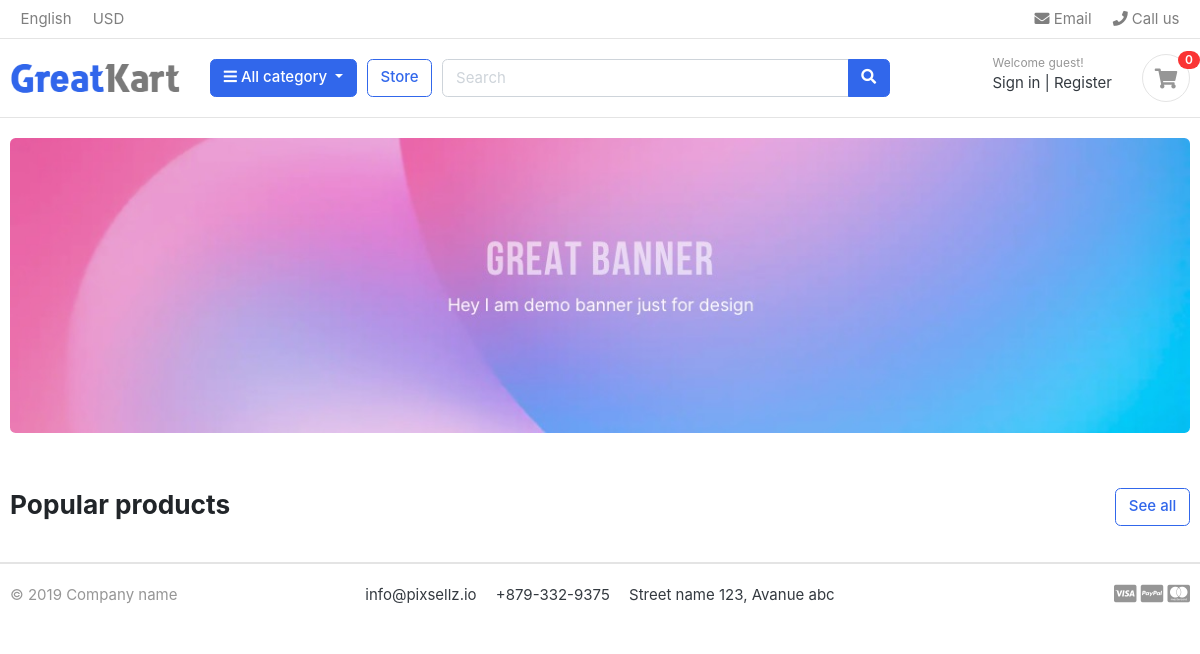
The app's page /, older data.
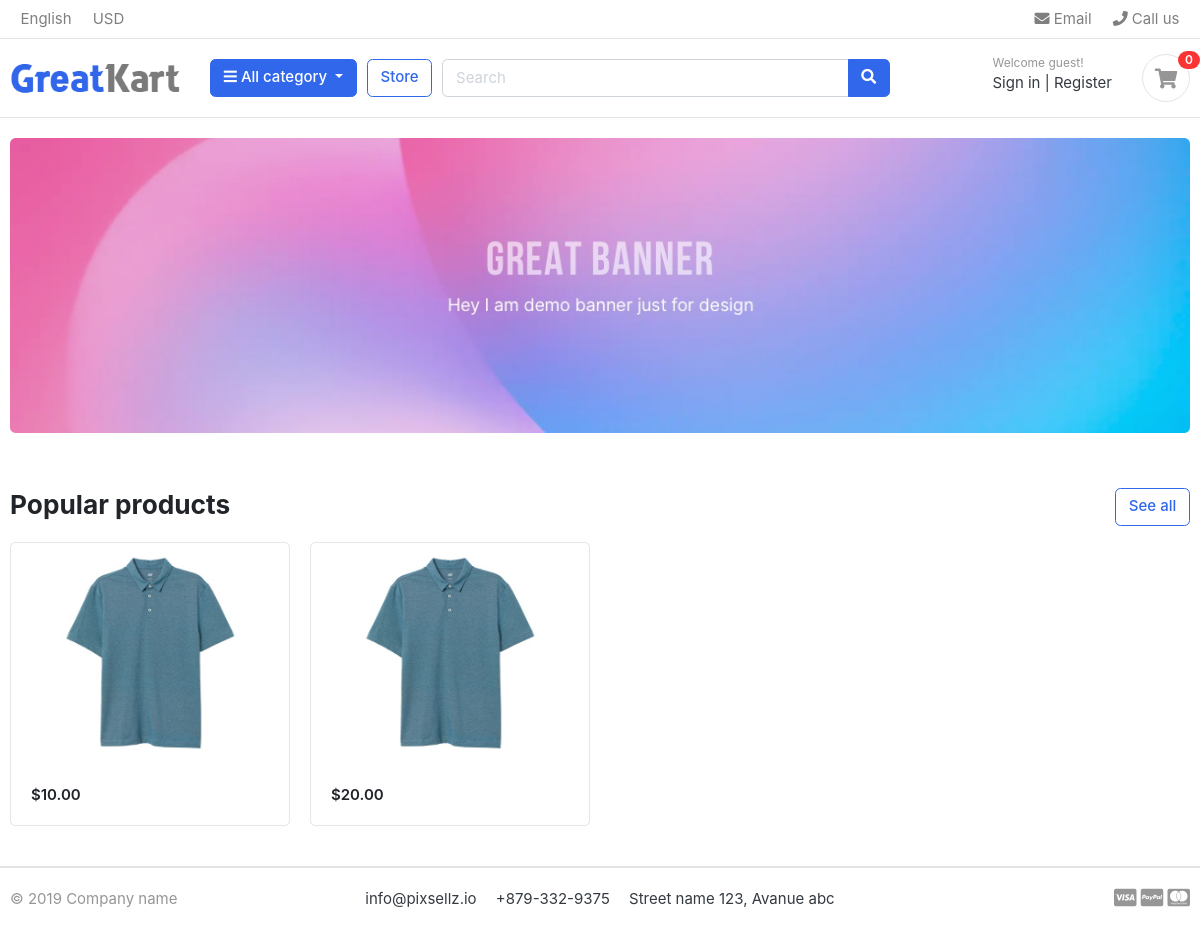
The same page, newer data.
### product/models.py (models this page shows, shortened)
class Product(TimeStampedModel):
    seller = models.ForeignKey(User, on_delete=models.CASCADE, related_name='seller')
    title = models.CharField(max_length=100, unique=True)
    slug = models.SlugField(max_length=100, unique=True)
    description = models.TextField()
    price = models.DecimalField(max_digits=10, decimal_places=2)
    quantity = models.IntegerField(default=0)
    category = models.ForeignKey(Category, on_delete=models.PROTECT, related_name='products')
    color = models.ManyToManyField(Color, blank=True)
    size = models.ManyToManyField(Size, blank=True)
    custom = ProductManager()
    objects = models.Manager()

### product/views.py (the view)
# urls.py: path('', HomeView.as_view(), name='home'),
class HomeView(ListView):
    model = Product
    template_name = 'home.html'
    context_object_name = 'products'
    def get_queryset(self):
        return Product.objects.all()[:12]

### category/context_processors.py (called while the page is built)
def categories(request):
    categories = Category.objects.all()
    return {'categories': categories}

### order/context_processors.py (called while the page is built)
def order_count(request):
    if request.user.is_authenticated:
        order_count = OrderItem.objects.filter(customer=request.user, ordered=False).count()
        return {'order_count': order_count}
    return {'order_count': 0}

### templates/home.html (shortened to what this page needs)
{% extends 'base.html' %}
{% load static %}
{% block content %}
<section class="section-intro padding-y-sm">
<div class="container">
<div class="intro-banner-wrap">
	<img src="{% static 'images/banners/1.jpg' %}" class="img-fluid rounded">
</div>
</div>
</section>
<section class="section-name padding-y-sm">
<div class="container">
<header class="section-heading">
	<a href="{% url 'product:product_list' %}" class="btn btn-outline-primary float-right">See all</a>
	<h3 class="section-title">Popular products</h3>
</header>
<div class="row">
    {% for product in products %}
	<div class="col-md-3">
		<div class="card card-product-grid">
			<a href="./product-detail.html" class="img-wrap"> <img src="{% static 'images/items/1.jpg' %}"> </a>
			<figcaption class="info-wrap">
				<div class="price mt-1">${{ product.price }}</div>
			</figcaption>
		</div>
	</div>
    {% endfor %}
</div>
</div>
</section>
{% endblock %}

Row changes from the older to the newer data that the page shows:
added Product: price "10.00"
added Product: price "20.00"
